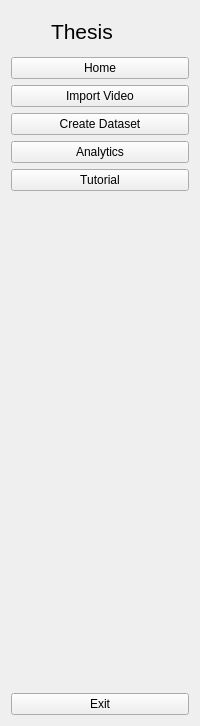
     <widget class="QWidget" name="full_menu_widget" native="true">
      <layout class="QVBoxLayout" name="verticalLayout_2">
       <item>
        <layout class="QHBoxLayout" name="horizontalLayout_2">
         <property name="spacing">
          <number>0</number>
         </property>
         <item>
          <widget class="QLabel" name="tentlogo2">
           <property name="minimumSize">
            <size>
             <width>40</width>
             <height>40</height>
            </size>
           </property>
           <property name="maximumSize">
            <size>
             <width>40</width>
             <height>40</height>
            </size>
           </property>
           <property name="text">
            <string/>
           </property>
           <property name="pixmap">
            <pixmap resource="icons/resource.qrc">:/icons/webcam-2-256.png</pixmap>
           </property>
           <property name="scaledContents">
            <bool>true</bool>
           </property>
          </widget>
         </item>
         <item>
          <widget class="QLabel" name="ProjectName">
           <property name="font">
            <font>
             <pointsize>16</pointsize>
            </font>
           </property>
           <property name="text">
            <string>Thesis </string>
           </property>
          </widget>
         </item>
        </layout>
       </item>
       <item>
        <widget class="QPushButton" name="Home_button">
         <property name="text">
          <string>Home</string>
         </property>
         <property name="icon">
          <iconset resource="icons/resource.qrc">
           <normaloff>:/icons/home-4-256.png</normaloff>
           <normalon>:/icons/home-4-256-W.png</normalon>:/icons/home-4-256.png</iconset>
         </property>
         <property name="iconSize">
          <size>
           <width>14</width>
           <height>14</height>
          </size>
         </property>
         <property name="checkable">
          <bool>true</bool>
         </property>
         <property name="autoExclusive">
          <bool>true</bool>
         </property>
        </widget>
       </item>
       <item>
        <widget class="QPushButton" name="Import_button">
         <property name="text">
          <string>Import Video</string>
         </property>
         <property name="icon">
          <iconset resource="icons/resource.qrc">
           <normaloff>:/icons/low-importance-256.png</normaloff>
           <normalon>:/icons/low-importance-256-W.png</normalon>:/icons/low-importance-256.png</iconset>
         </property>
         <property name="iconSize">
          <size>
           <width>14</width>
           <height>14</height>
          </size>
         </property>
         <property name="checkable">
          <bool>true</bool>
         </property>
         <property name="autoRepeat">
          <bool>false</bool>
         </property>
         <property name="autoExclusive">
          <bool>true</bool>
         </property>
        </widget>
       </item>
       <item>
        <widget class="QPushButton" name="Create_button">
         <property name="text">
          <string>Create Dataset</string>
         </property>
         <property name="icon">
          <iconset resource="icons/resource.qrc">
           <normaloff>:/icons/screenshot-256.png</normaloff>
           <normalon>:/icons/screenshot-256-W.png</normalon>:/icons/screenshot-256.png</iconset>
         </property>
         <property name="iconSize">
          <size>
           <width>14</width>
           <height>14</height>
          </size>
         </property>
         <property name="checkable">
          <bool>true</bool>
         </property>
         <property name="autoExclusive">
          <bool>true</bool>
         </property>
        </widget>
       </item>
       <item>
        <widget class="QPushButton" name="Analytics_button">
         <property name="text">
          <string>Analytics</string>
         </property>
         <property name="icon">
          <iconset resource="icons/resource.qrc">
           <normaloff>:/icons/analytics-256.png</normaloff>
           <normalon>:/icons/analytics-256-W.png</normalon>:/icons/analytics-256.png</iconset>
         </property>
         <property name="iconSize">
          <size>
           <width>14</width>
           <height>14</height>
          </size>
         </property>
         <property name="checkable">
          <bool>true</bool>
         </property>
         <property name="autoExclusive">
          <bool>true</bool>
         </property>
        </widget>
       </item>
       <item>
        <widget class="QPushButton" name="Tutorial_Button">
         <property name="text">
          <string>Tutorial</string>
         </property>
         <property name="icon">
          <iconset resource="icons/resource.qrc">
           <normaloff>:/icons/info-256.png</normaloff>
           <normalon>:/icons/info-256 (1).png</normalon>:/icons/info-256.png</iconset>
         </property>
         <property name="iconSize">
          <size>
           <width>14</width>
           <height>14</height>
          </size>
         </property>
         <property name="checkable">
          <bool>true</bool>
         </property>
         <property name="autoExclusive">
          <bool>true</bool>
         </property>
        </widget>
       </item>
       <item>
        <spacer name="verticalSpacer">
         <property name="orientation">
          <enum>Qt::Orientation::Vertical</enum>
         </property>
         <property name="sizeHint" stdset="0">
          <size>
           <width>20</width>
           <height>496</height>
          </size>
         </property>
        </spacer>
       </item>
       <item>
        <widget class="QPushButton" name="pushButton_10">
         <property name="text">
          <string>Exit</string>
         </property>
         <property name="icon">
          <iconset resource="icons/resource.qrc">
           <normaloff>:/icons/close-window-256.png</normaloff>
           <normalon>:/icons/close-window-256-W.png</normalon>:/icons/close-window-256.png</iconset>
         </property>
         <property name="iconSize">
          <size>
           <width>14</width>
           <height>14</height>
          </size>
         </property>
        </widget>
       </item>
      </layout>
     </widget>
